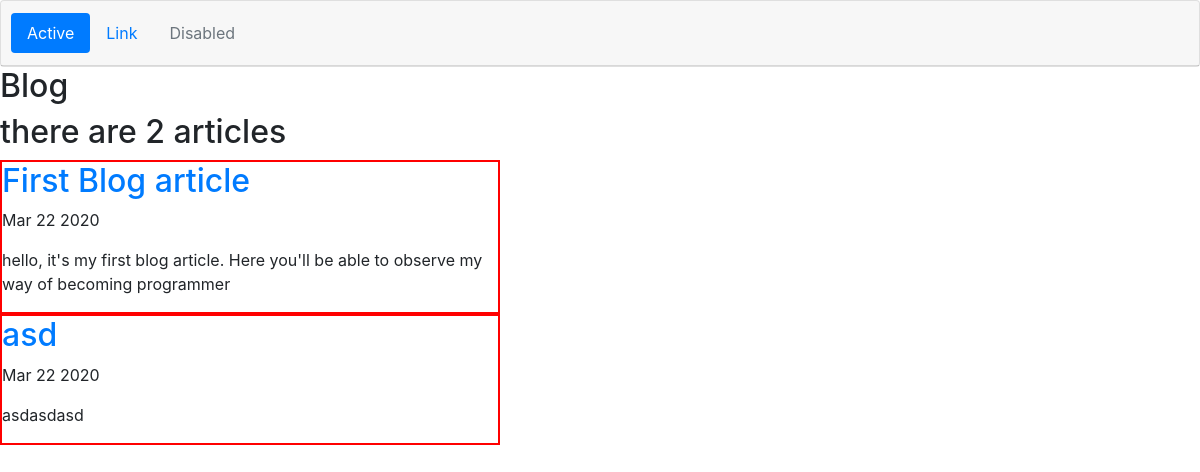
The page /blog/ on the database as committed earlier.
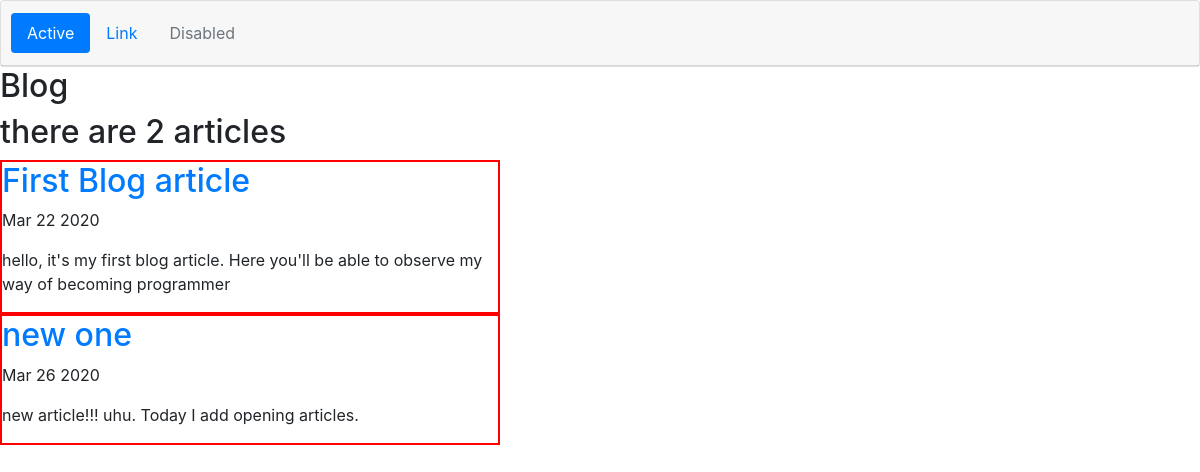
The same page on the database as committed later.
### blog/models.py (models this page shows)
class BlogArticle(models.Model):
    title=models.CharField(max_length=100)
    date=models.DateField()
    text= models.CharField(max_length=250)

### blog/views.py (the view)
# urls.py: path('', views.all_blogs, name='all_blogs'),
def all_blogs(request):
    articles=BlogArticle.objects.all()
    return render(request, 'blog/blogs.html', {'articles' : articles})

### blog/templates/blog/blogs.html (shortened to what this page needs)
<!DOCTYPE html>
<html lang="en">
<head>
    <link rel="stylesheet" href="https://stackpath.bootstrapcdn.com/bootstrap/4.4.1/css/bootstrap.min.css">
</head>
<body>
{% extends 'portfolio/nav.html' %}
{% block navigation_bar %}
<h2>Blog</h2>
<h2>there are {{ articles.count }} article{{ articles.count|pluralize }}</h2>
{% for article in articles %}
    <div style="border:2px solid red; width: 500px">
    <a href="{% url 'blog:detail' article.id %}">
        <h2>{{ article.title }}</h2>
    </a>
    <p>{{ article.date|date:'M d Y '}}</p>
    <p>{{article.text|truncatechars:100}}</p>
</div>
{% endfor %}
{% endblock %}

Rows that differ between the two databases and show on the page:
removed BlogArticle: title "asd", date "Mar 22 2020", text "asdasdasd"
added BlogArticle: title "new one", date "Mar 26 2020", text "new article!!! uhu. Today I add opening articles."
